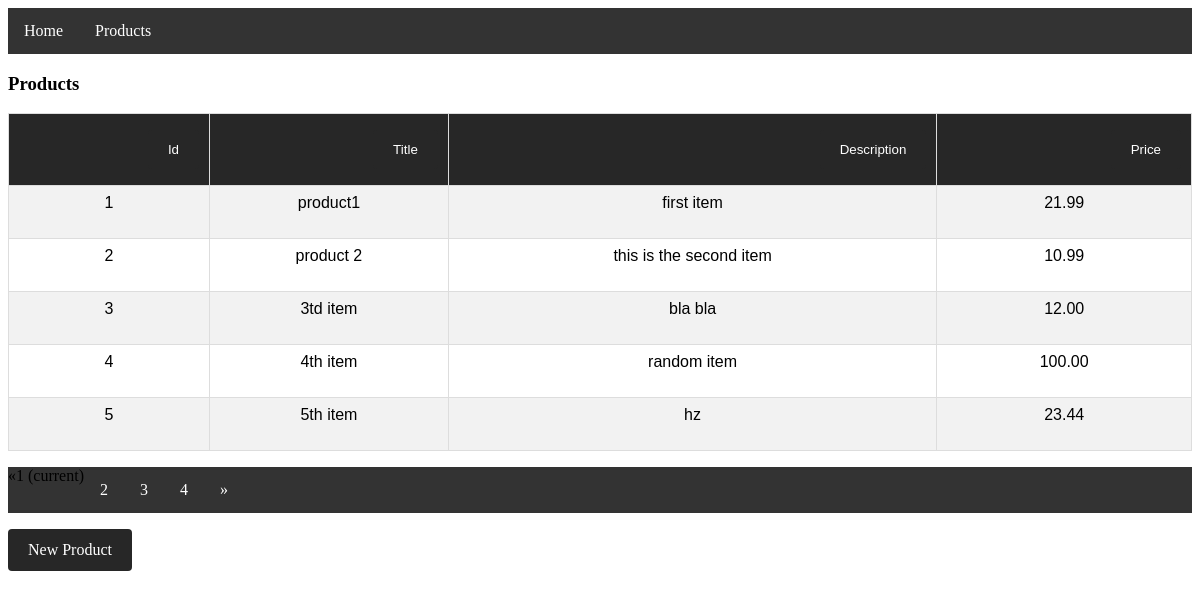
Screenshot of /products/ (signed in) with the database file from the repository.
### products/models.py (models this page shows, shortened)
class Product(models.Model):
    title = models.CharField(max_length=120)
    description = models.TextField(blank=True, null=True)
    price = models.DecimalField(max_digits=11, decimal_places=2)

### products/views.py (the view)
# urls.py: path('', product_table_view, name='storage'),
@login_required
def product_table_view(request, *args, **kwargs):
    if product_sort(request):
        dictsort = product_sort(request)
    else:
        dictsort = 'id'
    queryset = Product.objects.order_by(dictsort)
    context = {
        'object_list': _paginate(request, queryset),
        'order': dictsort
    }
    return render(request, 'products/storage.html', context)

### products/views.py (called while the page is built)
def _paginate(request, queryset):
    page = request.GET.get('page', 1)
    paginator = Paginator(queryset, 5)
    try:
        context = paginator.page(page)
    except PageNotAnInteger:
        context = paginator.page(1)
    except EmptyPage:
        context = paginator.page(paginator.num_pages)
    return context

def product_sort(request):
    choice_list = ['id', 'title', 'description', 'price']
    if request.GET.get('sort'):
        sort = request.GET.get('sort')
        sort = str(sort.lower())
        if sort in choice_list:
            return sort
    else:
        return None

### products/templates/products/storage.html (shortened to what this page needs)
{% extends 'base.html' %}
{% block content %}
<h3>Products</h3>
<table id="products">
  <tr>
	<th>
	<form action={{ request.path }} method='get'>
				<input type='submit' name='sort' value='Id'/>
		</form>
	</th>
    <th>
		<form action='' method='get'>
		  <input type='submit' name='sort' value='Title'/>
		</form>
	</th>
    <th>
		<form action='' method='get'>
		  <input type='submit' name='sort' value='Description'/>
		</form>
	</th>
    <th>
		<form action='' method='get'>
		  <input type='submit' name='sort' value='Price'/>
		</form>
	</th>
  </tr>
  {% for obj in object_list %}
  	<tr>
        <td>
            <a href={{obj.pk}}>{{ obj.pk }}<a>
        </td>
	  	<td>
            <a href={{obj.pk}}>{{ obj.title }}<a>
        </td>
	  	<td>
            <a href={{obj.pk}}>{{ obj.description }}<a>
        </td>
	  	<td>
            <a href={{obj.pk}}>{{ obj.price }}<a>
        </td>
 	</tr>
  {% endfor %}
</table>
{% if object_list.has_other_pages %}
  <ul class="pagination">
    {% if object_list.has_previous %}
      <li>
		<a href="?sort={{ order }}&page={{ object_list.previous_page_number }}">&laquo;</a></li>
    {% else %}
      <li class="disabled"><span>&laquo;</span></li>
    {% endif %}
    {% for i in object_list.paginator.page_range %}
      {% if object_list.number == i %}
        <li class="active"><span>{{ i }} <span class="sr-only">(current)</span></span></li>
      {% else %}
        <li><a href="?sort={{ order }}&page={{ i }}">{{ i }}</a></li>
      {% endif %}
    {% endfor %}
    {% if object_list.has_next %}
      <li><a href="?sort={{ order }}&page={{ object_list.next_page_number }}">&raquo;</a></li>
    {% else %}
      <li class="disabled"><span>&raquo;</span></li>
    {% endif %}
  </ul>
{% endif %}
{% endblock %}
{% block submenu %}
<div class='button_link'>
<a href='/products/create'>New Product<a>
</div>
{% endblock %}

### templates/base.html (shortened to what this page needs)
<!doctype html>
<html>
		<head>
		</head>
		<body>
				{% block menubar %}
                <ul>
                     <li><a href="/">Home</a></li>
                     <li><a href="/products">Products</a></li>
                </ul>
				{% endblock %}
				{% block content %}{% endblock %}
				{% block submenu %}{% endblock %}
		</body>
</html>

### templates/base.html (style rules this page uses)
ul { list-style-type: none; margin: 0; padding: 0; overflow: hidden; background-color: #333; }
li { float: left; }
li a { display: block; color: white; text-align: center; padding: 14px 16px; text-decoration: none; }
#products { font-family: "Trebuchet MS", Arial, Helvetica, sans-serif; border-collapse: collapse; width: 100%; }
#products td, #products th { border: 1px solid #ddd; padding: 8px; }
#products td a, #products th a { color: black; border: none; cursor: pointer; text-align: center; text-decoration: none; display: inline-block; position: inherit; z-index: auto; width: 100%; height: 100%; }
#products tr:nth-child(even) { background-color: #f2f2f2; }
#products th { padding-top: 12px; padding-bottom: 12px; text-align: left; background-color: #272727; color: white; }
input[type=button], input[type=submit], input[type=reset] { background-color: #272727; border: none; color: white; padding: 16px 32px; text-decoration: none; margin: 4px 2px; cursor: pointer; }
input[type=submit] { background-color: #272727; color: white; padding: 12px 20px; border: none; border-radius: 4px; cursor: pointer; float: right; }
.button_link a:link, a:visited { background-color: #272727; color: white; padding: 12px 20px; border: none; border-radius: 4px; cursor: pointer; background-color: #272727; text-align: center; text-decoration: none; display: inline-block; }

### rows the page displays
Product: pk "1", title "product1", description "first item", price "21.99"
Product: pk "2", title "product 2", description "this is the second item", price "10.99"
Product: pk "3", title "3td item", description "bla bla", price "12.00"
Product: pk "4", title "4th item", description "random item", price "100.00"
Product: pk "5", title "5th item", description "hz", price "23.44"

### other values shown
{{ i }} "1"
{{ i }} "2" "3" "4"
